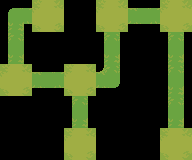

A level layout from a 2D game, rendered from its tile map. Below: a short description, then the map file with its tile-grid data intact:
An orthogonal 6x5 tile map with 32x32 px tiles, 2 tile layers (terrain, room).

<map version="1.4" tiledversion="1.4.2" orientation="orthogonal" renderorder="right-down" width="6" height="5" tilewidth="32" tileheight="32" infinite="0" nextlayerid="3" nextobjectid="1">
 <tileset firstgid="1" source="rogue_tile2.tsx" />
 <layer id="1" name="terrain" width="6" height="5">
  <data encoding="csv">
5,1,0,1,2,1,
3,0,0,3,0,3,
1,2,1,8,0,3,
0,0,3,0,0,3,
0,0,1,0,0,1
</data>
 </layer>
 <layer id="2" name="room" width="6" height="5">
  <data encoding="csv">
0,1,0,1,0,1,
0,0,0,0,0,0,
1,0,1,0,0,0,
0,0,0,0,0,0,
0,0,1,0,0,1
</data>
 </layer>
</map>